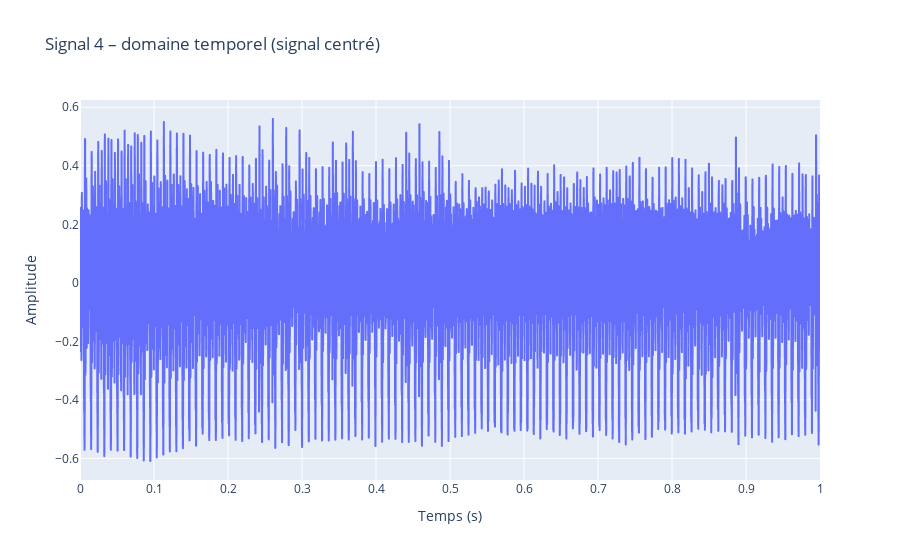
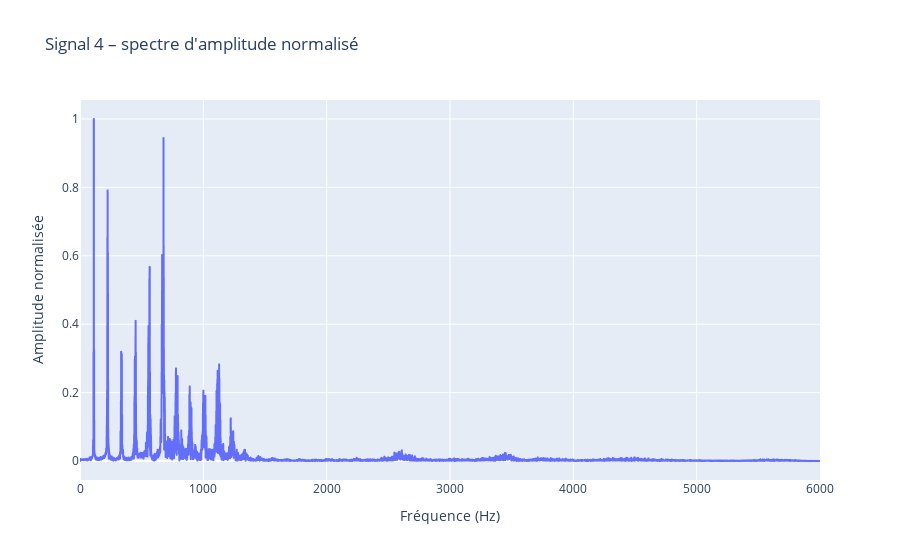
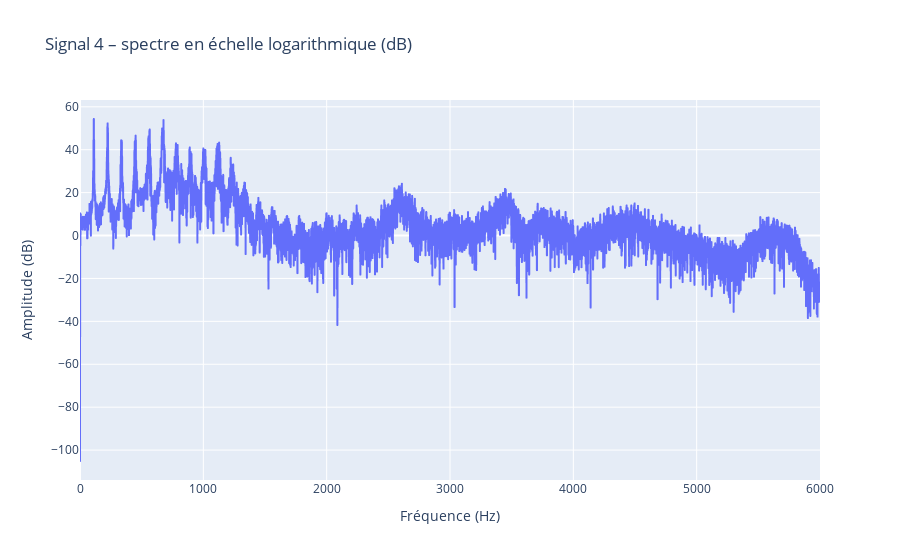

Notebook code cell kept with these figures, in order:
### Code cell
import numpy as np
import msicpe.san as san
from plotly import express as px
import scipy.signal as signal

DOSSIER_DONNEES = "apprentissage"

# ============================================
#  SIGNAL À CLASSIFIER : SIGNAL_4
#  Domaine temporel + domaine fréquentiel
# ============================================

# Chemin du fichier signal_4
chemin_signal4 = f"{DOSSIER_DONNEES}/signal_4.npz"

# Chargement des données
donnees4 = np.load(chemin_signal4)
t4 = donnees4["t"]
s4 = donnees4["s"]

# Fréquence d'échantillonnage
fe4 = 1.0 / (t4[1] - t4[0])

# Centrage du signal
s4_centre = s4 - np.mean(s4)

# ----- Domaine temporel -----
fig_t = px.line(
    x=t4,
    y=s4_centre,
    labels={"x": "Temps (s)", "y": "Amplitude"},
    title="Signal 4 – domaine temporel (signal centré)"
)
fig_t.show()

# ----- Domaine fréquentiel -----
N4 = len(s4_centre)
frequences4 = np.fft.rfftfreq(N4, d=1.0 / fe4)
spectre_complexe4 = np.fft.rfft(s4_centre)
amplitude4 = np.abs(spectre_complexe4)

# Normalisation
amplitude4_norm = amplitude4 / np.max(amplitude4)

fig_f = px.line(
    x=frequences4,
    y=amplitude4_norm,
    labels={"x": "Fréquence (Hz)", "y": "Amplitude normalisée"},
    title="Signal 4 – spectre d'amplitude normalisé"
)
fig_f.show()
eps = 1e-12  # éviter log(0)
spectre_log = 20 * np.log10(amplitude4 + eps)

fig_log = px.line(
    x=frequences4,
    y=spectre_log,
    labels={"x": "Fréquence (Hz)", "y": "Amplitude (dB)"},
    title="Signal 4 – spectre en échelle logarithmique (dB)"
)
fig_log.show()

### Figure 1 — Plotly figure (JSON) as saved in the notebook; plotly's stock layout.template omitted (floating-point values rounded to 4 significant figures; data arrays with more than 128 entries replaced by an {"elided": "..."} marker saying what was removed)
{"data": [{"hovertemplate": "Temps (s)=%{x}<br>Amplitude=%{y}<extra></extra>", "legendgroup": "", "line": {"color": "#636efa", "dash": "solid"}, "marker": {"symbol": "circle"}, "mode": "lines", "name": "", "showlegend": false, "type": "scattergl", "x": {"elided": "12000 float values"}, "xaxis": "x", "y": {"elided": "12000 float values"}, "yaxis": "y"}], "layout": {"legend": {"tracegroupgap": 0}, "title": {"text": "Signal 4 – domaine temporel (signal centré)"}, "xaxis": {"anchor": "y", "domain": [0, 1], "title": {"text": "Temps (s)"}}, "yaxis": {"anchor": "x", "domain": [0, 1], "title": {"text": "Amplitude"}}}}

### Figure 2 — Plotly figure (JSON) as saved in the notebook; plotly's stock layout.template omitted (floating-point values rounded to 4 significant figures; data arrays with more than 128 entries replaced by an {"elided": "..."} marker saying what was removed)
{"data": [{"hovertemplate": "Fréquence (Hz)=%{x}<br>Amplitude normalisée=%{y}<extra></extra>", "legendgroup": "", "line": {"color": "#636efa", "dash": "solid"}, "marker": {"symbol": "circle"}, "mode": "lines", "name": "", "showlegend": false, "type": "scattergl", "x": {"elided": "6001 float values"}, "xaxis": "x", "y": {"elided": "6001 float values"}, "yaxis": "y"}], "layout": {"legend": {"tracegroupgap": 0}, "title": {"text": "Signal 4 – spectre d'amplitude normalisé"}, "xaxis": {"anchor": "y", "domain": [0, 1], "title": {"text": "Fréquence (Hz)"}}, "yaxis": {"anchor": "x", "domain": [0, 1], "title": {"text": "Amplitude normalisée"}}}}

### Figure 3 — Plotly figure (JSON) as saved in the notebook; plotly's stock layout.template omitted (floating-point values rounded to 4 significant figures; data arrays with more than 128 entries replaced by an {"elided": "..."} marker saying what was removed)
{"data": [{"hovertemplate": "Fréquence (Hz)=%{x}<br>Amplitude (dB)=%{y}<extra></extra>", "legendgroup": "", "line": {"color": "#636efa", "dash": "solid"}, "marker": {"symbol": "circle"}, "mode": "lines", "name": "", "showlegend": false, "type": "scattergl", "x": {"elided": "6001 float values"}, "xaxis": "x", "y": {"elided": "6001 float values"}, "yaxis": "y"}], "layout": {"legend": {"tracegroupgap": 0}, "title": {"text": "Signal 4 – spectre en échelle logarithmique (dB)"}, "xaxis": {"anchor": "y", "domain": [0, 1], "title": {"text": "Fréquence (Hz)"}}, "yaxis": {"anchor": "x", "domain": [0, 1], "title": {"text": "Amplitude (dB)"}}}}
